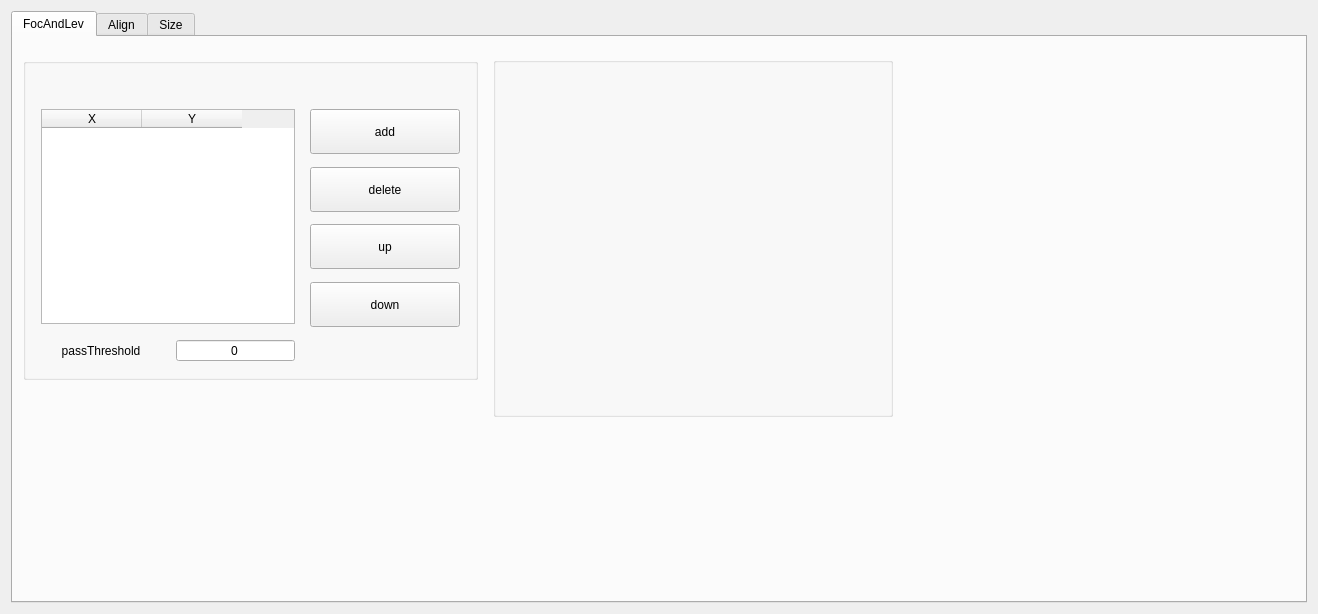
<?xml version="1.0" encoding="UTF-8"?>
<ui version="4.0">
 <class>TemplateLibEditView</class>
 <widget class="QWidget" name="TemplateLibEditView">
  <property name="geometry">
   <rect>
    <x>0</x>
    <y>0</y>
    <width>1318</width>
    <height>614</height>
   </rect>
  </property>
  <property name="windowTitle">
   <string>Form</string>
  </property>
  <layout class="QGridLayout" name="gridLayout">
   <item row="0" column="0">
    <widget class="QTabWidget" name="tabWidget">
     <property name="minimumSize">
      <size>
       <width>0</width>
       <height>0</height>
      </size>
     </property>
     <property name="maximumSize">
      <size>
       <width>16777215</width>
       <height>16777215</height>
      </size>
     </property>
     <property name="styleSheet">
      <string/>
     </property>
     <property name="currentIndex">
      <number>0</number>
     </property>
     <widget class="QWidget" name="FocAndLev">
      <attribute name="title">
       <string>FocAndLev</string>
      </attribute>
      <widget class="GroupBox" name="ill_groupBox1">
       <property name="geometry">
        <rect>
         <x>480</x>
         <y>20</y>
         <width>400</width>
         <height>360</height>
        </rect>
       </property>
       <property name="minimumSize">
        <size>
         <width>400</width>
         <height>0</height>
        </size>
       </property>
       <property name="title">
        <string/>
       </property>
       <layout class="QGridLayout" name="gridLayout_2">
        <property name="topMargin">
         <number>45</number>
        </property>
        <item row="0" column="0">
         <widget class="IllustrationView" name="illustration1" native="true">
          <property name="styleSheet">
           <string notr="true"/>
          </property>
         </widget>
        </item>
       </layout>
      </widget>
      <widget class="GroupBox" name="fl_groupBox">
       <property name="geometry">
        <rect>
         <x>10</x>
         <y>21</y>
         <width>455</width>
         <height>322</height>
        </rect>
       </property>
       <property name="sizePolicy">
        <sizepolicy hsizetype="Maximum" vsizetype="Preferred">
         <horstretch>0</horstretch>
         <verstretch>0</verstretch>
        </sizepolicy>
       </property>
       <property name="minimumSize">
        <size>
         <width>0</width>
         <height>0</height>
        </size>
       </property>
       <property name="title">
        <string/>
       </property>
       <layout class="QGridLayout" name="gridLayout_6">
        <property name="leftMargin">
         <number>15</number>
        </property>
        <property name="topMargin">
         <number>45</number>
        </property>
        <property name="rightMargin">
         <number>15</number>
        </property>
        <property name="bottomMargin">
         <number>15</number>
        </property>
        <property name="spacing">
         <number>15</number>
        </property>
        <item row="2" column="10">
         <widget class="QPushButton" name="fl_up_pushButton">
          <property name="minimumSize">
           <size>
            <width>150</width>
            <height>45</height>
           </size>
          </property>
          <property name="text">
           <string>up</string>
          </property>
         </widget>
        </item>
        <item row="0" column="10">
         <widget class="QPushButton" name="fl_add_pushButton">
          <property name="minimumSize">
           <size>
            <width>150</width>
            <height>45</height>
           </size>
          </property>
          <property name="text">
           <string>add</string>
          </property>
         </widget>
        </item>
        <item row="4" column="0">
         <widget class="QLabel" name="label">
          <property name="maximumSize">
           <size>
            <width>200</width>
            <height>16777215</height>
           </size>
          </property>
          <property name="text">
           <string>passThreshold</string>
          </property>
          <property name="alignment">
           <set>Qt::AlignCenter</set>
          </property>
         </widget>
        </item>
        <item row="1" column="10">
         <widget class="QPushButton" name="fl_delete_pushButton">
          <property name="minimumSize">
           <size>
            <width>150</width>
            <height>45</height>
           </size>
          </property>
          <property name="text">
           <string>delete</string>
          </property>
         </widget>
        </item>
        <item row="3" column="10">
         <widget class="QPushButton" name="fl_down_pushButton">
          <property name="minimumSize">
           <size>
            <width>150</width>
            <height>45</height>
           </size>
          </property>
          <property name="text">
           <string>down</string>
          </property>
         </widget>
        </item>
        <item row="4" column="1">
         <widget class="QSpinBox" name="spb_FL_PassThreshold">
          <property name="alignment">
           <set>Qt::AlignCenter</set>
          </property>
          <property name="buttonSymbols">
           <enum>QAbstractSpinBox::NoButtons</enum>
          </property>
         </widget>
        </item>
        <item row="0" column="0" rowspan="4" colspan="2">
         <widget class="QTableWidget" name="fl_tableWidget">
          <property name="minimumSize">
           <size>
            <width>250</width>
            <height>200</height>
           </size>
          </property>
          <column>
           <property name="text">
            <string>X</string>
           </property>
          </column>
          <column>
           <property name="text">
            <string>Y</string>
           </property>
          </column>
         </widget>
        </item>
       </layout>
      </widget>
     </widget>
     <widget class="QWidget" name="Align">
      <attribute name="title">
       <string>Align</string>
      </attribute>
      <widget class="GroupBox" name="ill_groupBox2">
       <property name="geometry">
        <rect>
         <x>550</x>
         <y>20</y>
         <width>400</width>
         <height>360</height>
        </rect>
       </property>
       <property name="maximumSize">
        <size>
         <width>16777215</width>
         <height>500</height>
        </size>
       </property>
       <property name="title">
        <string/>
       </property>
       <layout class="QGridLayout" name="gridLayout_3">
        <property name="topMargin">
         <number>45</number>
        </property>
        <item row="0" column="0">
         <widget class="IllustrationView" name="illustration2" native="true">
          <property name="minimumSize">
           <size>
            <width>400</width>
            <height>0</height>
           </size>
          </property>
          <property name="styleSheet">
           <string notr="true"/>
          </property>
         </widget>
        </item>
       </layout>
      </widget>
      <widget class="GroupBox" name="gpb_align_flpoint">
       <property name="geometry">
        <rect>
         <x>10</x>
         <y>20</y>
         <width>526</width>
         <height>280</height>
        </rect>
       </property>
       <property name="minimumSize">
        <size>
         <width>0</width>
         <height>0</height>
        </size>
       </property>
       <property name="title">
        <string/>
       </property>
       <layout class="QGridLayout" name="gridLayout_82">
        <property name="topMargin">
         <number>45</number>
        </property>
        <property name="bottomMargin">
         <number>15</number>
        </property>
        <item row="0" column="0" rowspan="4" colspan="2">
         <widget class="QTableWidget" name="align_tableWidget">
          <property name="sizePolicy">
           <sizepolicy hsizetype="Preferred" vsizetype="Preferred">
            <horstretch>0</horstretch>
            <verstretch>0</verstretch>
           </sizepolicy>
          </property>
          <property name="minimumSize">
           <size>
            <width>350</width>
            <height>100</height>
           </size>
          </property>
          <property name="layoutDirection">
           <enum>Qt::LeftToRight</enum>
          </property>
          <attribute name="horizontalHeaderMinimumSectionSize">
           <number>30</number>
          </attribute>
          <attribute name="horizontalHeaderDefaultSectionSize">
           <number>80</number>
          </attribute>
          <column>
           <property name="text">
            <string>X</string>
           </property>
          </column>
          <column>
           <property name="text">
            <string>Y</string>
           </property>
          </column>
          <column>
           <property name="text">
            <string>MarkId</string>
           </property>
          </column>
          <column>
           <property name="text">
            <string>Threshold</string>
           </property>
          </column>
         </widget>
        </item>
        <item row="2" column="2">
         <widget class="QPushButton" name="align_up_pushbutton">
          <property name="sizePolicy">
           <sizepolicy hsizetype="Preferred" vsizetype="Preferred">
            <horstretch>0</horstretch>
            <verstretch>0</verstretch>
           </sizepolicy>
          </property>
          <property name="minimumSize">
           <size>
            <width>0</width>
            <height>0</height>
           </size>
          </property>
          <property name="maximumSize">
           <size>
            <width>150</width>
            <height>45</height>
           </size>
          </property>
          <property name="text">
           <string>up</string>
          </property>
         </widget>
        </item>
        <item row="3" column="2">
         <widget class="QPushButton" name="align_down_pushbutton">
          <property name="sizePolicy">
           <sizepolicy hsizetype="Preferred" vsizetype="Preferred">
            <horstretch>0</horstretch>
            <verstretch>0</verstretch>
           </sizepolicy>
          </property>
          <property name="minimumSize">
           <size>
            <width>150</width>
            <height>45</height>
           </size>
          </property>
          <property name="maximumSize">
           <size>
            <width>150</width>
            <height>45</height>
           </size>
          </property>
          <property name="text">
           <string>down</string>
          </property>
         </widget>
        </item>
        <item row="0" column="2">
         <widget class="QPushButton" name="align_add_pushButton">
          <property name="sizePolicy">
           <sizepolicy hsizetype="Preferred" vsizetype="Preferred">
            <horstretch>0</horstretch>
            <verstretch>0</verstretch>
           </sizepolicy>
          </property>
          <property name="minimumSize">
           <size>
            <width>0</width>
            <height>0</height>
           </size>
          </property>
          <property name="maximumSize">
           <size>
            <width>150</width>
            <height>45</height>
           </size>
          </property>
          <property name="text">
           <string>add</string>
          </property>
         </widget>
        </item>
        <item row="1" column="2">
         <widget class="QPushButton" name="align_delete_pushbutton">
          <property name="sizePolicy">
           <sizepolicy hsizetype="Preferred" vsizetype="Preferred">
            <horstretch>0</horstretch>
            <verstretch>0</verstretch>
           </sizepolicy>
          </property>
          <property name="minimumSize">
           <size>
            <width>0</width>
            <height>0</height>
           </size>
          </property>
          <property name="maximumSize">
           <size>
            <width>150</width>
            <height>45</height>
           </size>
          </property>
          <property name="text">
           <string>delete</string>
          </property>
         </widget>
        </item>
        <item row="4" column="0">
         <widget class="QLabel" name="label_2">
          <property name="minimumSize">
           <size>
            <width>200</width>
            <height>0</height>
           </size>
          </property>
          <property name="text">
           <string>passThreshold</string>
          </property>
          <property name="alignment">
           <set>Qt::AlignCenter</set>
          </property>
         </widget>
        </item>
        <item row="4" column="1">
         <widget class="QSpinBox" name="spb_Align_PassThreshold">
          <property name="alignment">
           <set>Qt::AlignCenter</set>
          </property>
          <property name="buttonSymbols">
           <enum>QAbstractSpinBox::NoButtons</enum>
          </property>
         </widget>
        </item>
       </layout>
      </widget>
     </widget>
     <widget class="QWidget" name="Size">
      <attribute name="title">
       <string>Size</string>
      </attribute>
      <widget class="GroupBox" name="size_groupBox">
       <property name="geometry">
        <rect>
         <x>10</x>
         <y>20</y>
         <width>341</width>
         <height>261</height>
        </rect>
       </property>
       <property name="title">
        <string/>
       </property>
       <widget class="QComboBox" name="cmb_Shape">
        <property name="geometry">
         <rect>
          <x>110</x>
          <y>40</y>
          <width>201</width>
          <height>31</height>
         </rect>
        </property>
        <item>
         <property name="text">
          <string>Rect</string>
         </property>
        </item>
       </widget>
       <widget class="QLabel" name="lbl_Shape">
        <property name="geometry">
         <rect>
          <x>20</x>
          <y>40</y>
          <width>71</width>
          <height>31</height>
         </rect>
        </property>
        <property name="font">
         <font>
          <family>微软雅黑</family>
          <pointsize>9</pointsize>
         </font>
        </property>
        <property name="text">
         <string>shape</string>
        </property>
        <property name="alignment">
         <set>Qt::AlignRight|Qt::AlignTrailing|Qt::AlignVCenter</set>
        </property>
       </widget>
       <widget class="QLabel" name="lbl_ThicknessUnit">
        <property name="geometry">
         <rect>
          <x>270</x>
          <y>190</y>
          <width>41</width>
          <height>31</height>
         </rect>
        </property>
        <property name="font">
         <font>
          <family>微软雅黑</family>
          <pointsize>9</pointsize>
         </font>
        </property>
        <property name="text">
         <string>mm</string>
        </property>
        <property name="alignment">
         <set>Qt::AlignCenter</set>
        </property>
       </widget>
       <widget class="QLabel" name="lbl_Width">
        <property name="geometry">
         <rect>
          <x>20</x>
          <y>90</y>
          <width>71</width>
          <height>31</height>
         </rect>
        </property>
        <property name="font">
         <font>
          <family>微软雅黑</family>
          <pointsize>9</pointsize>
         </font>
        </property>
        <property name="text">
         <string>width</string>
        </property>
        <property name="alignment">
         <set>Qt::AlignRight|Qt::AlignTrailing|Qt::AlignVCenter</set>
        </property>
       </widget>
       <widget class="QLabel" name="lbl_Height">
        <property name="geometry">
         <rect>
          <x>20</x>
          <y>140</y>
          <width>71</width>
          <height>31</height>
         </rect>
        </property>
        <property name="font">
         <font>
          <family>微软雅黑</family>
          <pointsize>9</pointsize>
         </font>
        </property>
        <property name="text">
         <string>height</string>
        </property>
        <property name="alignment">
         <set>Qt::AlignRight|Qt::AlignTrailing|Qt::AlignVCenter</set>
        </property>
       </widget>
       <widget class="QLabel" name="lbl_HeightUnit">
        <property name="geometry">
         <rect>
          <x>270</x>
          <y>140</y>
          <width>41</width>
          <height>31</height>
         </rect>
        </property>
        <property name="font">
         <font>
          <family>微软雅黑</family>
          <pointsize>9</pointsize>
         </font>
        </property>
        <property name="text">
         <string>mm</string>
        </property>
        <property name="alignment">
         <set>Qt::AlignCenter</set>
        </property>
       </widget>
       <widget class="QDoubleSpinBox" name="sBox_Height">
        <property name="geometry">
         <rect>
          <x>110</x>
          <y>140</y>
          <width>161</width>
          <height>31</height>
         </rect>
        </property>
        <property name="alignment">
         <set>Qt::AlignCenter</set>
        </property>
        <property name="buttonSymbols">
         <enum>QAbstractSpinBox::NoButtons</enum>
        </property>
        <property name="decimals">
         <number>6</number>
        </property>
       </widget>
       <widget class="QLabel" name="lbl_Thickness">
        <property name="geometry">
         <rect>
          <x>20</x>
          <y>190</y>
          <width>71</width>
          <height>31</height>
         </rect>
        </property>
        <property name="font">
         <font>
          <family>微软雅黑</family>
          <pointsize>9</pointsize>
         </font>
        </property>
        <property name="text">
         <string>thickness</string>
        </property>
        <property name="alignment">
         <set>Qt::AlignRight|Qt::AlignTrailing|Qt::AlignVCenter</set>
        </property>
       </widget>
       <widget class="QLabel" name="lbl_WidthUnit">
        <property name="geometry">
         <rect>
          <x>270</x>
          <y>90</y>
          <width>41</width>
          <height>31</height>
         </rect>
        </property>
        <property name="font">
         <font>
          <family>微软雅黑</family>
          <pointsize>9</pointsize>
         </font>
        </property>
        <property name="text">
         <string>mm</string>
        </property>
        <property name="alignment">
         <set>Qt::AlignCenter</set>
        </property>
       </widget>
       <widget class="QDoubleSpinBox" name="sBox_Thickness">
        <property name="geometry">
         <rect>
          <x>110</x>
          <y>190</y>
          <width>161</width>
          <height>31</height>
         </rect>
        </property>
        <property name="alignment">
         <set>Qt::AlignCenter</set>
        </property>
        <property name="buttonSymbols">
         <enum>QAbstractSpinBox::NoButtons</enum>
        </property>
        <property name="decimals">
         <number>6</number>
        </property>
       </widget>
       <widget class="QDoubleSpinBox" name="sBox_Width">
        <property name="geometry">
         <rect>
          <x>110</x>
          <y>90</y>
          <width>161</width>
          <height>31</height>
         </rect>
        </property>
        <property name="alignment">
         <set>Qt::AlignCenter</set>
        </property>
        <property name="buttonSymbols">
         <enum>QAbstractSpinBox::NoButtons</enum>
        </property>
        <property name="decimals">
         <number>6</number>
        </property>
       </widget>
      </widget>
      <widget class="GroupBox" name="ill_groupBox3">
       <property name="geometry">
        <rect>
         <x>365</x>
         <y>20</y>
         <width>400</width>
         <height>360</height>
        </rect>
       </property>
       <property name="minimumSize">
        <size>
         <width>400</width>
         <height>0</height>
        </size>
       </property>
       <property name="title">
        <string/>
       </property>
       <layout class="QGridLayout" name="gridLayout_4">
        <property name="topMargin">
         <number>45</number>
        </property>
        <item row="0" column="0">
         <widget class="IllustrationView" name="illustration3" native="true">
          <property name="styleSheet">
           <string notr="true"/>
          </property>
         </widget>
        </item>
       </layout>
      </widget>
     </widget>
    </widget>
   </item>
  </layout>
 </widget>
 <customwidgets>
  <customwidget>
   <class>GroupBox</class>
   <extends>QGroupBox</extends>
   <header>CustomerWidget/GroupBox/groupbox.h</header>
   <container>1</container>
  </customwidget>
  <customwidget>
   <class>IllustrationView</class>
   <extends>QWidget</extends>
   <header>CustomerWidget/IllustrationView/illustrationview.h</header>
   <container>1</container>
  </customwidget>
 </customwidgets>
 <resources/>
 <connections/>
</ui>
